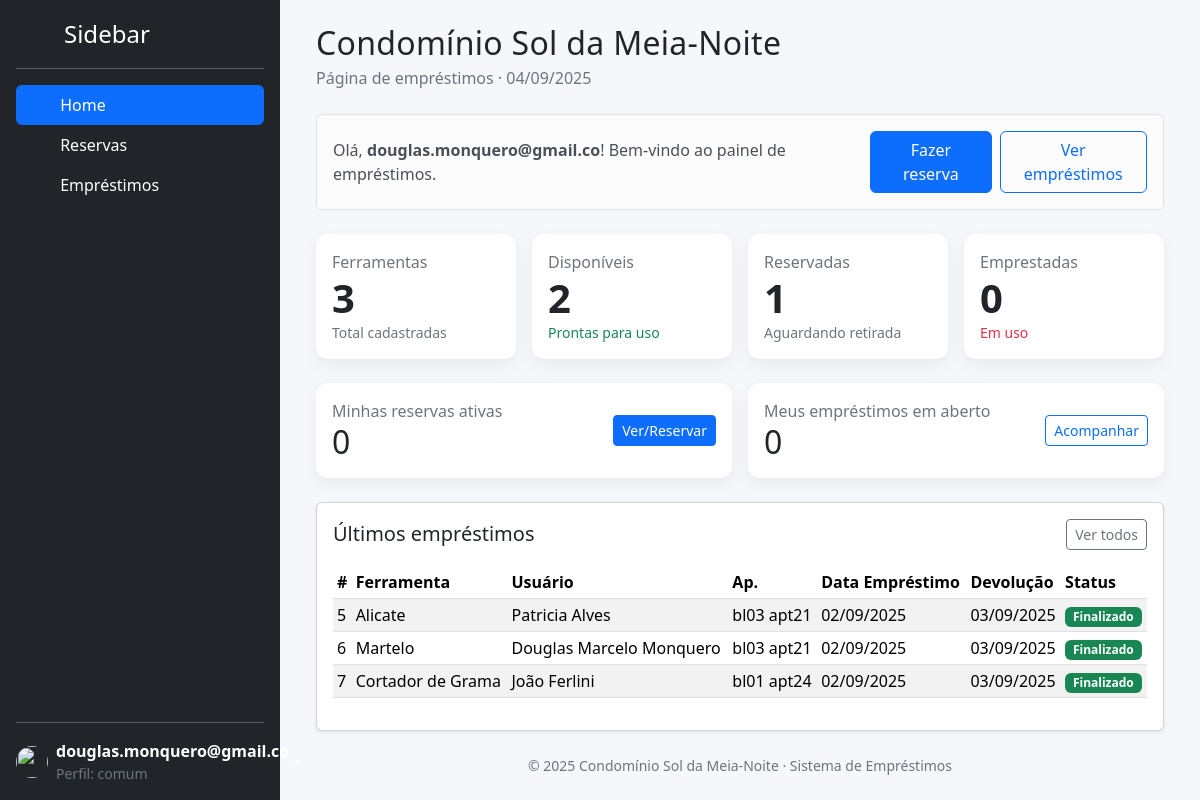
The page / (signed in) on the database as committed earlier.
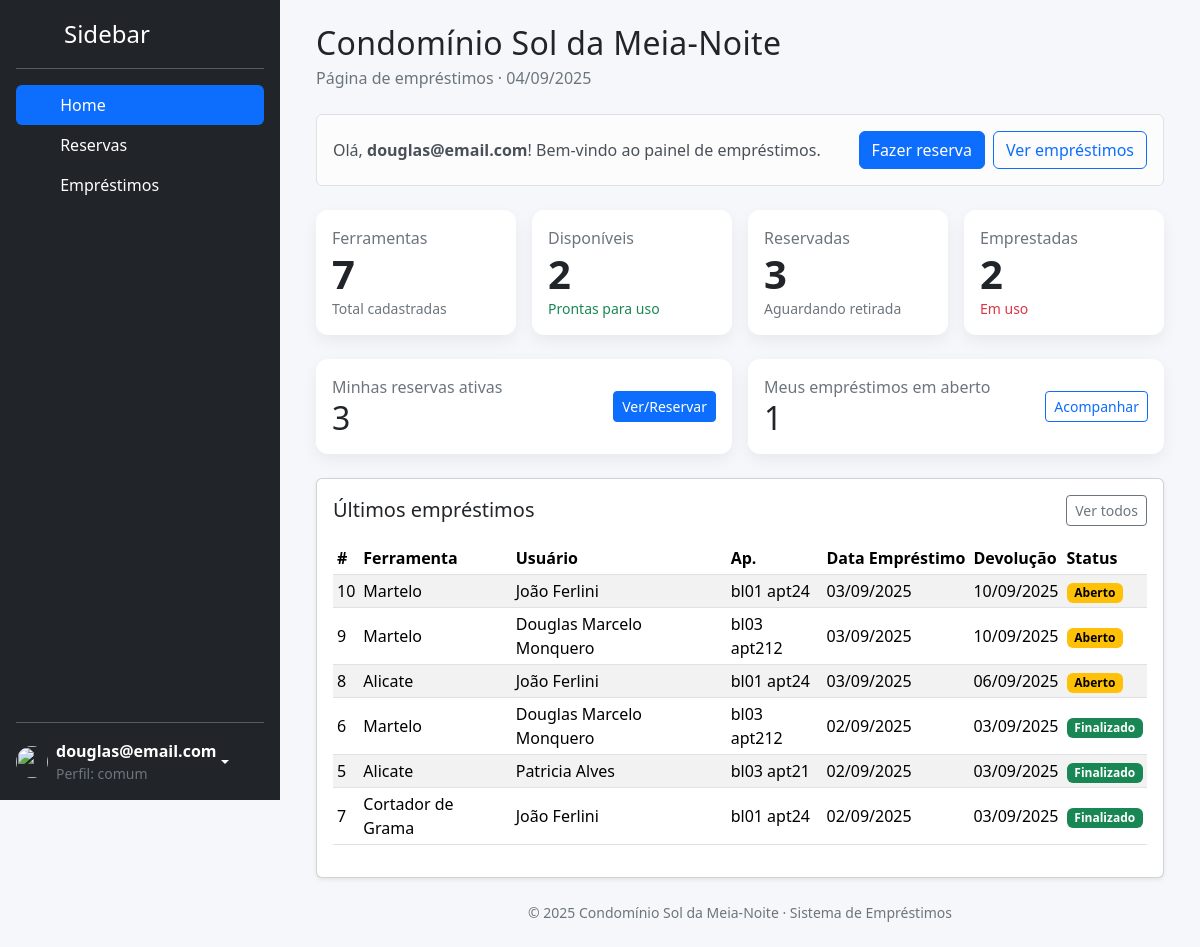
The same page on the database as committed later.
### tables this page shows
CREATE TABLE IF NOT EXISTS `emprestimo` (
  `id` int(11) NOT NULL AUTO_INCREMENT,
  `cadastro` timestamp NOT NULL DEFAULT current_timestamp(),
  `id_ferramenta` int(11) NOT NULL,
  `id_usuario` int(11) NOT NULL,
  `data_emprestimo` date DEFAULT NULL,
  `data_devolucao` date DEFAULT NULL,
  PRIMARY KEY (`id`),
  KEY `fk_emprestimo_usuario` (`id_usuario`),
  KEY `fk_emprestimo_ferramenta` (`id_ferramenta`),
  CONSTRAINT `fk_emprestimo_ferramenta` FOREIGN KEY (`id_ferramenta`) REFERENCES `ferramenta` (`id`),
  CONSTRAINT `fk_emprestimo_usuario` FOREIGN KEY (`id_usuario`) REFERENCES `usuario` (`id`)
);

CREATE TABLE IF NOT EXISTS `ferramenta` (
  `id` int(11) NOT NULL AUTO_INCREMENT,
  `cadastro` timestamp NOT NULL DEFAULT current_timestamp(),
  `nome` varchar(50) NOT NULL,
  `descricao` varchar(50) DEFAULT NULL,
  `status` enum('disponível','reservada','emprestada') NOT NULL DEFAULT 'disponível',
  `estado` varchar(40) DEFAULT NULL,
  PRIMARY KEY (`id`)
);

CREATE TABLE IF NOT EXISTS `usuario` (
  `id` int(11) NOT NULL AUTO_INCREMENT,
  `cadastro` timestamp NOT NULL DEFAULT current_timestamp(),
  `nome` varchar(60) NOT NULL,
  `email` varchar(40) NOT NULL,
  `senha` varchar(40) NOT NULL,
  `apartamento` varchar(15) DEFAULT NULL,
  PRIMARY KEY (`id`),
  UNIQUE KEY `email` (`email`)
);

### includes/conexao.php (called while the page is built, shortened)
<?php
    class Database {
        public $conexao;
        public function __construct($host = "localhost", $usuario = "root", $senha = "",  $base = "ferramentas")
        {
            $this->conexao = new mysqli($host, $usuario, $senha, $base);
        }
        public function query($sql){
            return $this->conexao->query($sql);
        }
    }
?>

### index.php (the view, shortened to what this page needs)
<?php
include_once("includes/conexao.php");
$bd = new Database();
function getCount($bd, $sql) {
  $res = $bd->query($sql);
  if ($res && $row = $res->fetch_assoc()) {
    return (int)array_values($row)[0];
  }
  return 0;
}
$isLogged = isset($_SESSION['id_usuario']);
$nomeUser = $_SESSION['nome_usuario'] ?? ($_SESSION['email_usuario'] ?? 'Visitante');
$totalFerr = getCount($bd, "SELECT COUNT(*) FROM ferramenta");
$dispFerr  = getCount($bd, "SELECT COUNT(*) FROM ferramenta WHERE status='disponivel'");
$resvFerr  = getCount($bd, "SELECT COUNT(*) FROM ferramenta WHERE status='reservada'");
$empFerr   = getCount($bd, "SELECT COUNT(*) FROM ferramenta WHERE status='emprestada'");
$minhasReservas = 0;
$meusAbertos    = 0;
if ($isLogged) {
  $uid = (int)$_SESSION['id_usuario'];
  $minhasReservas = getCount($bd, "SELECT COUNT(*) FROM reserva WHERE id_usuario='{$uid}' AND status='ativa'");
  $meusAbertos    = getCount($bd, "
    SELECT COUNT(*)
      FROM emprestimo
     WHERE id_usuario='{$uid}'
       AND (data_devolucao IS NULL OR data_devolucao='' OR data_devolucao > CURDATE())
  ");
}
$ultimos = [];
$sqlUlt = "
  SELECT e.id, e.data_emprestimo, e.data_devolucao,
         f.nome AS ferramentaNome,
         u.nome AS usuarioNome, u.apartamento
    FROM emprestimo e
    JOIN ferramenta f ON f.id = e.id_ferramenta
    JOIN usuario   u ON u.id = e.id_usuario
ORDER BY e.data_emprestimo DESC
   LIMIT 8";
$resUlt = $bd->query($sqlUlt);
if ($resUlt) {
  while ($row = $resUlt->fetch_assoc()) $ultimos[] = $row;
}
?>
<!doctype html>
<html lang="pt-br" data-bs-theme="auto">
<head>
  <link href="https://cdn.jsdelivr.net/npm/bootstrap@5.3.8/dist/css/bootstrap.min.css" rel="stylesheet">
</head>
<body>
<?php include_once __DIR__ . "/includes/menu.php"; ?>
<div class="flex-grow-1 p-4" style="width:100%">
  <div class="container-fluid">
    <div class="mb-4">
      <h2 class="brand-title mb-1">Condomínio Sol da Meia-Noite</h2>
      <div class="subtle">Página de empréstimos · <?php echo date('d/m/Y'); ?></div>
    </div>
    <div class="mb-4">
      <?php if ($isLogged): ?>
        <div class="alert alert-light border d-flex justify-content-between align-items-center">
          <div>
            Olá, <strong><?php echo htmlspecialchars($nomeUser); ?></strong>! Bem-vindo ao painel de empréstimos.
          </div>
          <div class="d-flex gap-2">
            <a href="reservas.php" class="btn btn-primary">Fazer reserva</a>
            <a href="emprestimos.php" class="btn btn-outline-primary">Ver empréstimos</a>
          </div>
        </div>
      <?php endif; ?>
    </div>
    <div class="row g-3 mb-4">
      <div class="col-6 col-md-3">
        <div class="card card-stat">
          <div class="card-body">
            <div class="subtle">Ferramentas</div>
            <div class="display-6 fw-semibold"><?php echo $totalFerr; ?></div>
            <div class="small subtle">Total cadastradas</div>
          </div>
        </div>
      </div>
      <div class="col-6 col-md-3">
        <div class="card card-stat">
          <div class="card-body">
            <div class="subtle">Disponíveis</div>
            <div class="display-6 fw-semibold"><?php echo $dispFerr; ?></div>
            <div class="small text-success">Prontas para uso</div>
          </div>
        </div>
      </div>
      <div class="col-6 col-md-3">
        <div class="card card-stat">
          <div class="card-body">
            <div class="subtle">Reservadas</div>
            <div class="display-6 fw-semibold"><?php echo $resvFerr; ?></div>
            <div class="small text-secondary">Aguardando retirada</div>
          </div>
        </div>
      </div>
      <div class="col-6 col-md-3">
        <div class="card card-stat">
          <div class="card-body">
            <div class="subtle">Emprestadas</div>
            <div class="display-6 fw-semibold"><?php echo $empFerr; ?></div>
            <div class="small text-danger">Em uso</div>
          </div>
        </div>
      </div>
    </div>
    <?php if ($isLogged): ?>
      <div class="row g-3 mb-4">
        <div class="col-12 col-md-6">
          <div class="card card-stat">
            <div class="card-body d-flex justify-content-between align-items-center">
              <div>
                <div class="subtle">Minhas reservas ativas</div>
                <div class="h2 m-0"><?php echo $minhasReservas; ?></div>
              </div>
              <a href="reservas.php" class="btn btn-sm btn-primary">Ver/Reservar</a>
            </div>
          </div>
        </div>
        <div class="col-12 col-md-6">
          <div class="card card-stat">
            <div class="card-body d-flex justify-content-between align-items-center">
              <div>
                <div class="subtle">Meus empréstimos em aberto</div>
                <div class="h2 m-0"><?php echo $meusAbertos; ?></div>
              </div>
              <a href="emprestimos.php" class="btn btn-sm btn-outline-primary">Acompanhar</a>
            </div>
          </div>
        </div>
      </div>
    <?php endif; ?>
    <div class="card shadow-sm">
      <div class="card-body">
        <div class="d-flex justify-content-between align-items-center mb-3">
          <h5 class="m-0">Últimos empréstimos</h5>
          <a href="emprestimos.php" class="btn btn-sm btn-outline-secondary">Ver todos</a>
        </div>
        <?php if (empty($ultimos)): ?>
          <div class="alert alert-light border">Ainda não há empréstimos registrados.</div>
        <?php else: ?>
          <div class="table-responsive">
            <table class="table table-sm table-striped align-middle">
              <thead>
                <tr>
                  <th>#</th>
                  <th>Ferramenta</th>
                  <th>Usuário</th>
                  <th>Ap.</th>
                  <th>Data Empréstimo</th>
                  <th>Devolução</th>
                  <th>Status</th>
                </tr>
              </thead>
              <tbody>
                <?php foreach ($ultimos as $e):
                  $aberto = (empty($e['data_devolucao']) || $e['data_devolucao'] > date('Y-m-d'));
                ?>
                  <tr>
                    <td><?php echo (int)$e['id']; ?></td>
                    <td><?php echo htmlspecialchars($e['ferramentaNome']); ?></td>
                    <td><?php echo htmlspecialchars($e['usuarioNome']); ?></td>
                    <td><?php echo htmlspecialchars($e['apartamento']); ?></td>
                    <td><?php echo htmlspecialchars(date('d/m/Y', strtotime($e['data_emprestimo']))); ?></td>
                    <td><?php echo !empty($e['data_devolucao']) ? htmlspecialchars(date('d/m/Y', strtotime($e['data_devolucao']))) : '—'; ?></td>
                    <td>
                      <span class="badge <?php echo $aberto ? 'text-bg-warning' : 'text-bg-success'; ?>">
                        <?php echo $aberto ? 'Aberto' : 'Finalizado'; ?>
                      </span>
                    </td>
                  </tr>
                <?php endforeach; ?>
              </tbody>
            </table>
          </div>
        <?php endif; ?>
      </div>
    </div>
    <div class="text-center small subtle mt-4">
      © <?php echo date('Y'); ?> Condomínio Sol da Meia-Noite · Sistema de Empréstimos
    </div>
  </div>
</div>
</body>
</html>

### includes/menu.php (shortened to what this page needs)
<?php
$nivel = strtolower($_SESSION['nivel'] ?? ($_SESSION['user']['nivel'] ?? 'comum'));
$logado = !empty($_SESSION['id_usuario']);
$__atual = basename($_SERVER['PHP_SELF']);
function active($a,$b){ return $a===$b?'active':''; }
?>
<main class="d-flex flex-nowrap">
  <div class="d-flex flex-column flex-shrink-0 p-3 text-bg-dark" style="width:280px; height:100vh">
    <a href="index.php" class="d-flex align-items-center mb-3 mb-md-0 me-md-auto text-white text-decoration-none">
      <svg class="bi pe-none me-2" width="40" height="32" aria-hidden="true"></svg>
      <span class="fs-4">Sidebar</span>
    </a>
    <hr />
    <ul class="nav nav-pills flex-column mb-auto">
      <li class="nav-item">
        <a href="index.php" class="nav-link text-white <?php echo active('index.php',$__atual); ?>">
          <svg class="bi pe-none me-2" width="16" height="16"></svg> Home
        </a>
      </li>
      <?php if ($logado): ?>
        <li>
          <a href="reservas.php" class="nav-link text-white <?php echo active('reservas.php',$__atual); ?>">
            <svg class="bi pe-none me-2" width="16" height="16"></svg> Reservas
          </a>
        </li>
        <li>
          <a href="emprestimos.php" class="nav-link text-white <?php echo active('emprestimos.php',$__atual); ?>">
            <svg class="bi pe-none me-2" width="16" height="16"></svg> Empréstimos
          </a>
        </li>
      <?php endif; ?>
    </ul>
    <hr />
    <?php if ($logado): ?>
      <div class="dropdown">
        <a href="#" class="d-flex align-items-center text-white text-decoration-none dropdown-toggle" data-bs-toggle="dropdown">
          <img src="https://github.com/mdo.png" width="32" height="32" class="rounded-circle me-2" />
          <div class="d-flex flex-column">
            <strong><?php echo htmlspecialchars($_SESSION['nome_usuario'] ?? $_SESSION['email_usuario'] ?? 'Usuário'); ?></strong>
            <small class="text-secondary">Perfil: <?php echo htmlspecialchars($nivel); ?></small>
          </div>
        </a>
      </div>
    <?php else: ?>
      <div class="mt-3">
        <a href="login.php" class="btn btn-outline-light w-100">Login</a>
      </div>
    <?php endif; ?>
  </div>

### index.php (style rules this page uses)
body { background:#f6f7fb; }
.card-stat { border:0; box-shadow: 0 6px 16px rgba(0,0,0,.06); border-radius: 12px; }
.brand-title { letter-spacing:.3px; }
.subtle { color:#6c757d; }
.table thead th { white-space: nowrap; }

Rows that differ between the two databases and show on the page:
added emprestimo: id "10", id_ferramenta.nome "Martelo", id_usuario.nome "João Ferlini", id_usuario.apartamento "bl01 apt24", data_emprestimo "03/09/2025", data_devolucao "10/09/2025", shows "Aberto"
added emprestimo: id "9", id_ferramenta.nome "Martelo", id_usuario.nome "Douglas Marcelo Monquero", id_usuario.apartamento "bl03 apt212", data_emprestimo "03/09/2025", data_devolucao "10/09/2025", shows "Aberto"
added emprestimo: id "8", id_ferramenta.nome "Alicate", id_usuario.nome "João Ferlini", id_usuario.apartamento "bl01 apt24", data_emprestimo "03/09/2025", data_devolucao "06/09/2025", shows "Aberto"
changed through a linked row, emprestimo id 6: id_usuario.apartamento "bl03 apt21" → "bl03 apt212"; moves up the list
Other text that changed with them:
$_SESSION['nome_usuario']: "douglas.monquero@gmail.co" → "douglas@email.com"
$nomeUser: "douglas.monquero@gmail.co" → "douglas@email.com"
$totalFerr: "3" → "7"
$resvFerr: "1" → "3"
$empFerr: "0" → "2"
$minhasReservas: "0" → "3"
$meusAbertos: "0" → "1"
